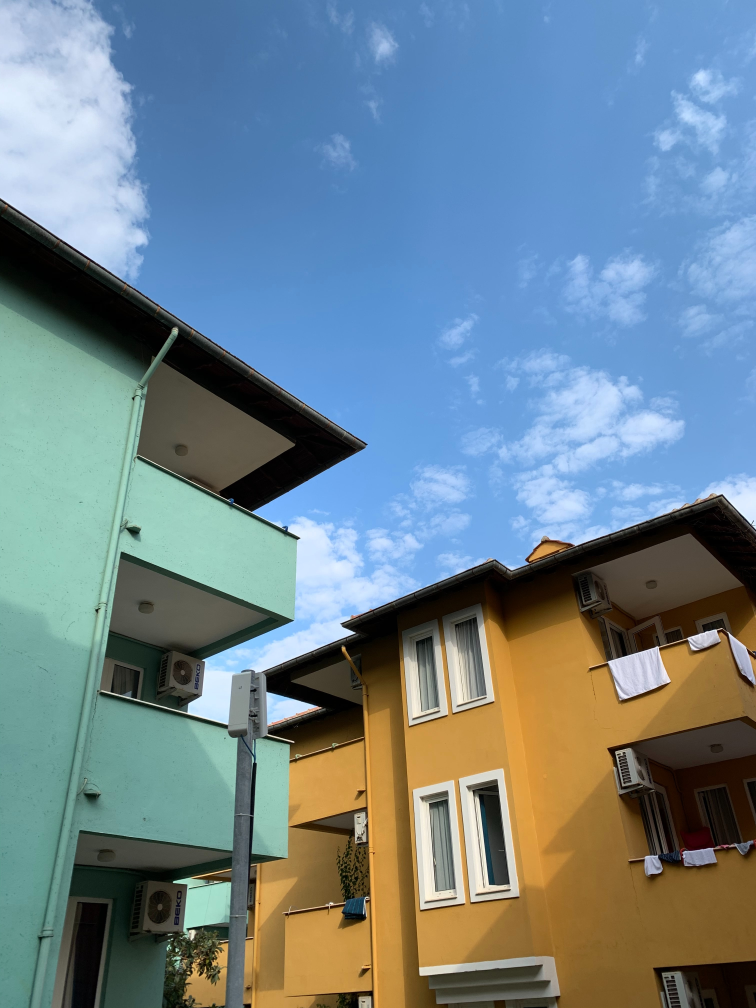
#> input picture ECSE303L_AI_AND_ML/LABS/Week_1/image_file.jpg, 3024 x 4032 px (shown at 1/4 size)
$ jupyter execute --allow-errors Week-1.ipynb   (older library calls are emulated)
#> lines starting #> are read from the running program, lines starting #| are printed output that depends on the picture; after the words box and inside, x2 and y2 are one past the last pixel; in counts of white or black regions, pixels touching at a corner belong together; pictures that were not available may be replaced by others from this repository, and a replacement may not be noted
# WEEK 1

### PART 1: TABULAR DATA PROCESSING

#### Matrix related operations such as transpose, inversion, dot product (with transpose of same matrix)

#### Extension --> .data

[cell 1]
import pandas as pd
import numpy as np
import matplotlib.pyplot as plt
#> (the rest of this cell did not finish here and is left out)

#### LINE GRAPH

#> (a cell that did not finish here is left out)

#### BAR GRAPH

#> (a cell that did not finish here is left out)

#### HISTOGRAM

#> (a cell that did not finish here is left out)

#### PIE CHART

#> (a cell that did not finish here is left out)

#### SCATTER PLOT

#> (a cell that did not finish here is left out)

#### Extension --> .csv

[cell 7]
import pandas as pd
#> (the rest of this cell did not finish here and is left out)

#### Extension --> .xlsx

[cell 8]
import pandas as pd
#> (the rest of this cell did not finish here and is left out)

#### Extension --> .ods

[cell 9]
import pandas as pd
#> (the rest of this cell did not finish here and is left out)

#### Extension --> .tsv

[cell 10]
import pandas as pd
#> (the rest of this cell did not finish here and is left out)

#### Extension --> .arff

[cell 11]
from scipy.io import arff
import pandas as pd

#> (the rest of this cell did not finish here and is left out)

### PART 2: AUDIO VISUAL TEXTUAL DATASET FORMATS

#### IMAGE DATA FORMATS

#### Extension - .jpg

##### Opeing image using matplotlib

[cell 12]
import matplotlib.pyplot as plt
import matplotlib.image as mpimg
img=mpimg.imread('image_file.jpg')
#> img is the input picture: shape (4032, 3024, 3); mean R, G, B 112.6, 132.9, 142.7
imgplot = plt.imshow(img)
plt.show()

##### Opeing image using PIL

[cell 13]
from PIL import Image

im = Image.open(r"image_file.jpg")

im.show()

##### Opeing image using opencv

[cell 14]
import numpy as np
import cv2

img = cv2.imread('image_file.jpg',0)
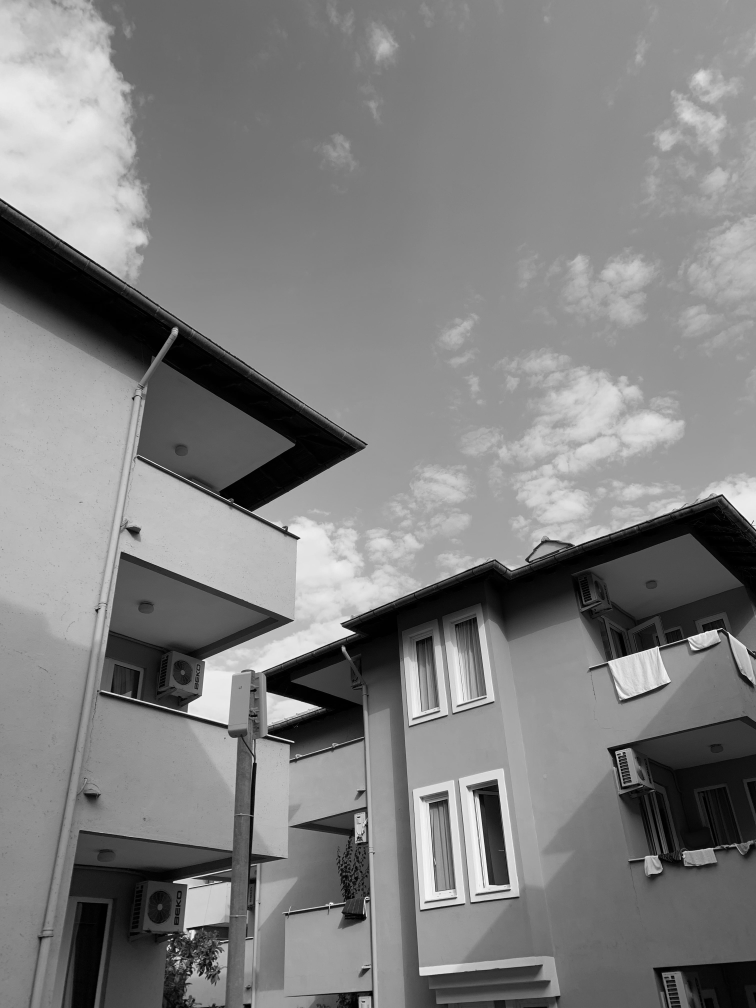
#> img: shape (4032, 3024) (shown at 1/4 size); min 0, max 255, mean 128

cv2.imshow('image',img)
cv2.waitKey(0)
cv2.destroyAllWindows()

#### Properties of images - height, width, number of channels

[cell 15]
import cv2

im = cv2.imread('image_file.jpg')

h, w, c = im.shape
#> h = 4032; w = 3024; c = 3
print('width:  ', w)
#| width:   3024
print('height: ', h)
#| height:  4032
print('channel:', c)
#| channel: 3

##### Image to Binary

[cell 16]
import cv2
img = cv2.imread('image_file.jpg',2)
ret, bw_img = cv2.threshold(img,127,255,cv2.THRESH_BINARY)
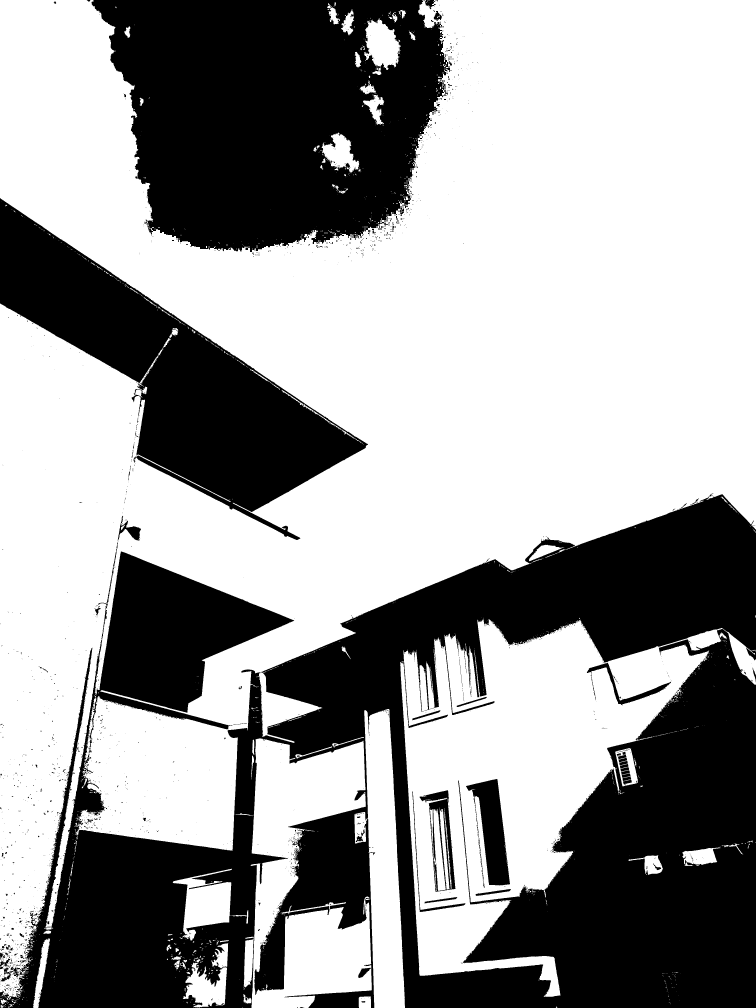
#> bw_img: shape (4032, 3024) (shown at 1/4 size); 61.2% white; 2195 black regions (1988 under 20 px), largest, box (x1, y1, x2, y2) and area: (0, 1974, 3024, 4032) 2920211, (366, 0, 1802, 1008) 1077619, (0, 792, 1472, 2160) 636933
cv2.imshow("Binary Image",bw_img)
cv2.waitKey(0)
cv2.destroyAllWindows()

##### Image to Greyscale

[cell 17]
from PIL import Image
img = Image.open('image_file.jpg').convert('LA')
#> img: PIL image 3024x4032 LA
img.show()

##### Cropping the image

[cell 18]
from PIL import Image

im = Image.open(r"image_file.jpg")

width, height = im.size
#> width = 3024; height = 4032

left = 5
top = height / 4
#> top = 1008
right = 164
bottom = 3 * height / 4
#> bottom = 3024

im1 = im.crop((left, top, right, bottom))
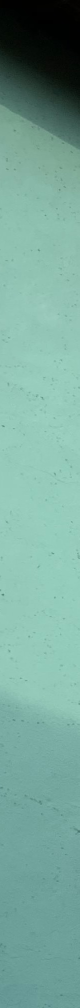
#> im1: PIL image 159x2016 RGB (shown at 1/2 size); mean R, G, B 119.9, 166.4, 154.1
im1.show()

##### Rescaling the image

[cell 19]
import cv2
import numpy as np

img = cv2.imread('image_file.jpg')
res = cv2.resize(img, dsize=(54, 140), interpolation=cv2.INTER_CUBIC)
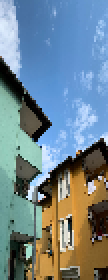
#> res: shape (140, 54, 3) (shown 2 times larger); mean B, G, R 143.1, 133.2, 112.9
cv2.imshow('image',res)
cv2.waitKey(0)
cv2.destroyAllWindows()

##### Reading medical image (dicom)

[cell 20]
import matplotlib.pyplot as plt
import pydicom
# from pydicom.data import get_testdata_files

# print(_doc_)

# filename = get_testdata_files('CT_small.dcm')[0]
dataset = pydicom.dcmread('medical.dcm')
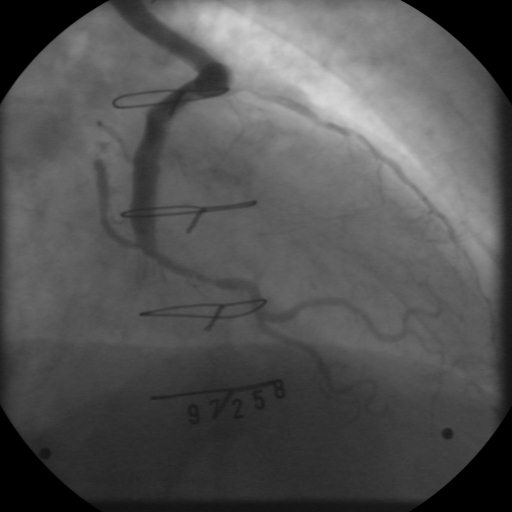
#> input picture ECSE303L_AI_AND_ML/LABS/Week_1/medical.DCM, 512 x 512 px, found by its file name

pat_name = dataset.PatientName
display_name = pat_name.family_name + ", " + pat_name.given_name
#> display_name = 'Rubo DEMO, '
print("Patient's name...:", display_name)
#> (printed output is left out)
print("Patient id.......:", dataset.PatientID)
#> (printed output is left out)
print("Modality.........:", dataset.Modality)
#> (printed output is left out)
# print("Study Date.......:", dataset.StudyDate)

if 'PixelData' in dataset:
    rows = int(dataset.Rows)
#> rows = 512
    cols = int(dataset.Columns)
#> cols = 512
    print("Image size.......: {rows:d} x {cols:d}, {size:d} bytes".format(
        rows=rows, cols=cols, size=len(dataset.PixelData)))
#> (printed output is left out)
    if 'PixelSpacing' in dataset:
        print("Pixel spacing....:", dataset.PixelSpacing)

# use .get() if not sure the item exists, and want a default value if missing
print("Slice location...:", dataset.get('SliceLocation', "(missing)"))
#> (printed output is left out)

# plot the image using matplotlib
#> (the rest of this cell did not finish here and is left out)

##### Extension - .png

[cell 21]
import matplotlib.pyplot as plt
import matplotlib.image as mpimg
img=mpimg.imread('image_file.png')
imgplot = plt.imshow(img)
plt.show()

##### Extension - .bmp

[cell 22]
import matplotlib.pyplot as plt
import matplotlib.image as mpimg
img=mpimg.imread('image_file.bmp')
imgplot = plt.imshow(img)
plt.show()

##### Extension - .tiff

[cell 23]
from PIL import Image
import numpy

im = Image.open('image_file.tif')
imarray = numpy.array(im)
imarray.shape
im.show()

#### VIDEO DATA FORMATS

##### Extension - .mp4

[cell 24]
import cv2
import numpy as np

cap = cv2.VideoCapture('video.mp4')

if (cap.isOpened()== False):
  print("Error opening video  file")

while(cap.isOpened()):

  ret, frame = cap.read()
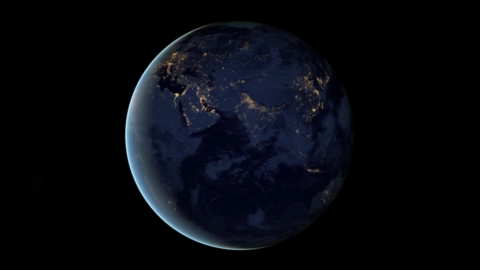
#> input picture frame 90 of ECSE303L_AI_AND_ML/LABS/Week_1/video.mp4, 480 x 270 px
#> frame is the input picture: shape (270, 480, 3); mean B, G, R 14.7, 9.1, 7.3
  if ret == True:
    cv2.imshow('Frame', frame)


    if cv2.waitKey(25) & 0xFF == ord('q'):
#> (key q is pressed here)
      break

  else:
    break

cap.release()

cv2.destroyAllWindows()

##### Properties of videos

###### Frame Rate

[cell 25]
import cv2
import numpy as np
import sys
import webcolors
import time

cam=cv2.VideoCapture('video.avi')
_, fo = cam.read()
framei = cv2.cvtColor(fo, cv2.COLOR_BGR2GRAY)
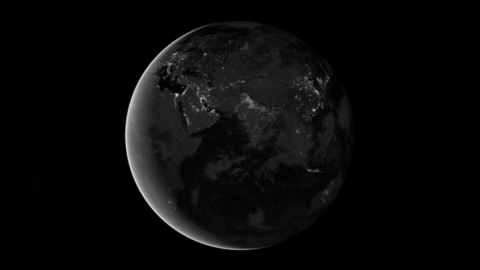
#> framei: shape (270, 480); min 0, max 212, mean 9.2
bg_avg = np.float32(framei)
video_width = int(cam.get(3))
video_height = int(cam.get(4))
fr = int(cam.get(5))
print("frame rate of stored video:::",fr)

while(cam.isOpened):

    if cv2.waitKey(25) & 0xFF == ord('q'):
#> (key q is pressed here)
        break

    f,img=cam.read()
    start_fps=time.time()
    k = cv2.waitKey(20)
    if(k == 27):
        break
    endtime_fps=time.time()
    diff_fps=endtime_fps-start_fps
    print("Frame rate::",1/diff_fps)

###### Frame height and width and frame count

[cell 26]
import cv2

vcap = cv2.VideoCapture('video.avi') # 0=camera

if vcap.isOpened():
    width  = vcap.get(cv2.CAP_PROP_FRAME_WIDTH)   # float
    height = vcap.get(cv2.CAP_PROP_FRAME_HEIGHT)  # float
#     print(cv2.CAP_PROP_FRAME_WIDTH, cv2.CAP_PROP_FRAME_HEIGHT) # 3, 4

    # or
    width  = vcap.get(3) # float
    height = vcap.get(4) # float

    print('width, height:', width, height)

    fps = vcap.get(cv2.CAP_PROP_FPS)
    print('fps:', fps)  # float
#     print(cv2.CAP_PROP_FPS) # 5

    frame_count = vcap.get(cv2.CAP_PROP_FRAME_COUNT)
    print('frames count:', frame_count)  # float
#     print(cv2.CAP_PROP_FRAME_COUNT) # 7

##### Saving frames of a video

[cell 27]
import cv2
vidcap = cv2.VideoCapture('video.mp4')
success,image = vidcap.read()
count = 0
while success:
  cv2.imwrite("video_frame/frame%d.jpg" % count, image)     # save frame as JPEG file
  success,image = vidcap.read()
  count += 1
